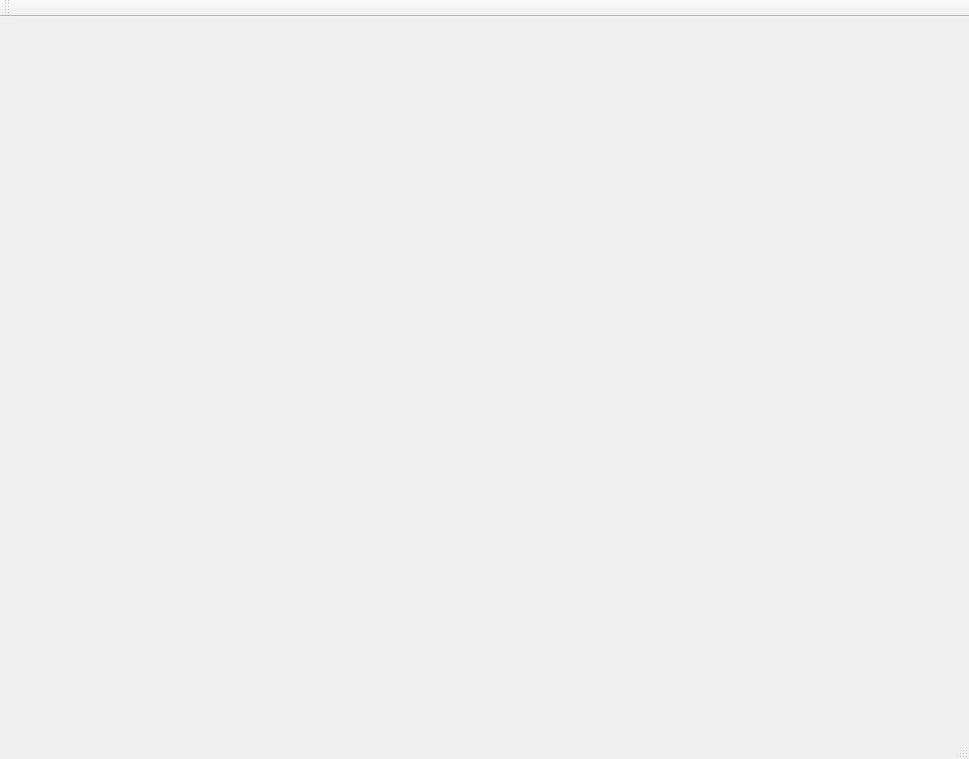
<?xml version="1.0" encoding="UTF-8"?>
<ui version="4.0">
 <class>MainWindow</class>
 <widget class="QMainWindow" name="MainWindow">
  <property name="geometry">
   <rect>
    <x>0</x>
    <y>0</y>
    <width>969</width>
    <height>759</height>
   </rect>
  </property>
  <property name="windowTitle">
   <string>MainWindow</string>
  </property>
  <widget class="QWidget" name="centralWidget"/>
  <widget class="QMenuBar" name="menuBar">
   <property name="geometry">
    <rect>
     <x>0</x>
     <y>0</y>
     <width>969</width>
     <height>23</height>
    </rect>
   </property>
  </widget>
  <widget class="QToolBar" name="mainToolBar">
   <attribute name="toolBarArea">
    <enum>TopToolBarArea</enum>
   </attribute>
   <attribute name="toolBarBreak">
    <bool>false</bool>
   </attribute>
  </widget>
  <widget class="QStatusBar" name="statusBar"/>
 </widget>
 <layoutdefault spacing="6" margin="11"/>
 <resources/>
 <connections/>
</ui>
